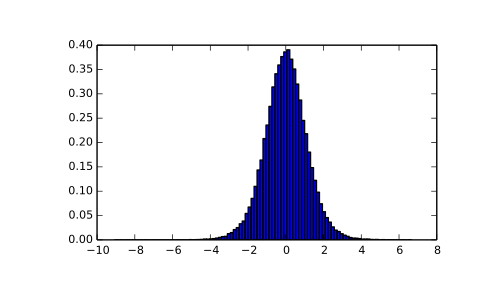

Source code (Python):
# From Dalgaard page 83 [R196]_, suppose the daily energy intake for 11
# women in Kj is:

intake = np.array([5260., 5470, 5640, 6180, 6390, 6515, 6805, 7515, \
                   7515, 8230, 8770])

# Does their energy intake deviate systematically from the recommended
# value of 7725 kJ?

# We have 10 degrees of freedom, so is the sample mean within 95% of the
# recommended value?

s = np.random.standard_t(10, size=100000)
np.mean(intake)
# 6753.636363636364
intake.std(ddof=1)
# 1142.1232221373727

# Calculate the t statistic, setting the ddof parameter to the unbiased
# value so the divisor in the standard deviation will be degrees of
# freedom, N-1.

t = (np.mean(intake)-7725)/(intake.std(ddof=1)/np.sqrt(len(intake)))
import matplotlib.pyplot as plt
h = plt.hist(s, bins=100, normed=True)

# For a one-sided t-test, how far out in the distribution does the t
# statistic appear?

np.sum(s<t) / float(len(s))
# 0.0090699999999999999  #random

# So the p-value is about 0.009, which says the null hypothesis has a
# probability of about 99% of being true.
